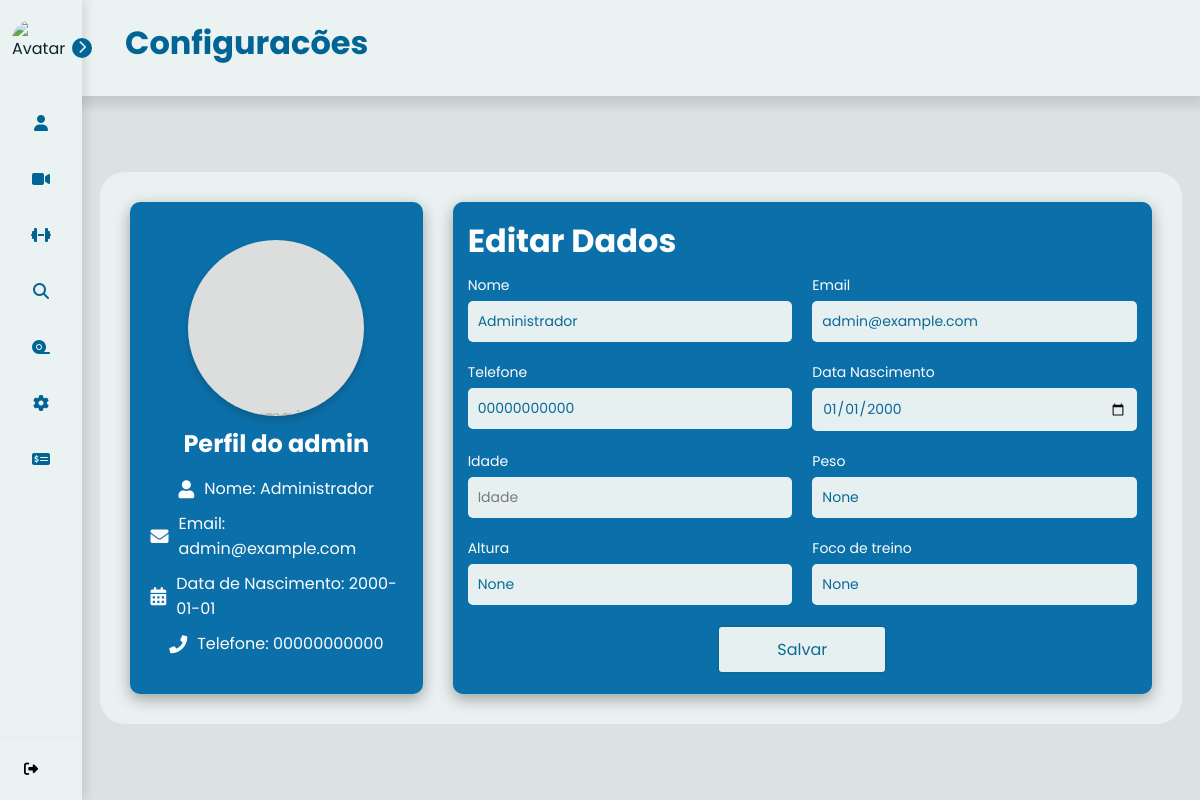
Screenshot of /configuracoes (signed in) with the database file from the repository.
### tables this page shows
CREATE TABLE users (
    use_id INTEGER PRIMARY KEY AUTOINCREMENT,
    use_nome TEXT NOT NULL,
    use_senha TEXT NOT NULL,
    use_email TEXT NOT NULL,
    use_telefone TEXT NOT NULL,
    use_data_nascimento DATE NOT NULL,
    use_genero TEXT NOT NULL,
    use_tipo_usuario TEXT NOT NULL,
    use_dias_treino INT,
    use_horario_treino TIME,
    use_dias_trabalho INT ,
    use_horario_trabalho TIME,
    use_idade INT,
    use_peso FLOAT,
    use_altura FLOAT,
    use_foco_treino VARCHAR(90), /*foco do treino que o aluno quer desenvolver*/
    use_tipo_treino VARCHAR(90), /*tipo do treino que o personal gosta de ensinar*/
    use_contador INTEGER DEFAULT 0
);

### controllers/ProfileController.py (the view, shortened to what this page needs)
@profile_bp.route('/configuracoes', methods=['GET', 'POST'])
@login_required
def configuracoes():
    userid = current_user.get_id()
    user = User.get(userid)
    um_user = User.one(userid)
    return render_template('configuracoes.html', user=um_user, user_info=user)

### app.py (called while the page is built)
@login_manager.user_loader
def load_user(user_id):
    return User.get(user_id)

### models/User.py (called while the page is built)
    def get_id(self):
        return self.id

    @classmethod
    def one(cls, id):
        conn = obter_conexao()
        cursor = conn.cursor()
        cursor.execute('SELECT * FROM users WHERE use_id = ?', (id,))
        consultar_user = cursor.fetchone()
        conn.close()
        return consultar_user

### models/__init__.py (called while the page is built)
def obter_conexao():
    conn = sqlite3.connect('database.db')
    conn.row_factory = sqlite3.Row
    return conn

### templates/configuracoes.html (shortened to what this page needs)
{% extends "base.html" %}
{% block titlePage %} Configuracões {% endblock %}
{% block content %}
<div class="profile-page">
    <div class="profile-container1">
        <label class="picture" for="picture__input" tabIndex="0">
            <span class="picture__image">Escolha uma imagem</span>
        </label>
        <h2>Perfil do {{ user_info.tipo_usuario}}</h2>
        <div class="profile-info1">
            <div class="info-item">
                <i class="fas fa-user"></i>
                <p>Nome: {{ user_info.nome }}</p>
            </div>
            <div class="info-item">
                <i class="fas fa-envelope"></i>
                <p>Email: {{ user_info.email }}</p>
            </div>
            <div class="info-item">
                <i class="fas fa-calendar-alt"></i>
                <p>Data de Nascimento: {{ user_info.data_nascimento }} </p>
            </div>
            <div class="info-item">
                <i class="fas fa-phone"></i>
                <p>Telefone: {{ user_info.telefone }}</p>
            </div>
        </div>
    </div>
    <div class="profile-container2">
        <div class="form">
            <h1>Editar Dados</h1>
            <form method="POST" action="/configuracoes">
                <div class="input-group">
                    <div class="input-box">
                        <label for="nome_edit">Nome</label>
                        <input id="nome_edit" type="text" name="nome_edit" placeholder="Insira seu nome" value="{{user.use_nome}}" required>
                    </div>
                    <div class="input-box">
                        <label for="email_edit">Email</label>
                        <input id="email_edit" type="text" name="email_edit" placeholder="Insira seu email" value="{{user.use_email}}" required>
                    </div>
                    <div class="input-box">
                        <label for="telefone_edit">Telefone</label>
                        <input id="telefone_edit" type="text" name="telefone_edit" placeholder="Insira seu Telefone" value="{{user.use_telefone}}" required>
                    </div>
                    <div class="input-box">
                        <label for="data_nascimento_edit">Data Nascimento</label>
                        <input name='data_nascimento_edit' type="date" id="data_nascimento_edit" value="{{user.use_data_nascimento}}" Placeholder="Data de nascimento" required>
                    </div>
                    <div class="input-box">
                        <label for="idade_edit">Idade</label>
                        <input name='idade_edit' type="number" id="idade_edit" value="{{user.use_idade}}" Placeholder="Idade" required>
                    </div>
                    <div class="input-box">
                        <label for="peso_edit">Peso</label>
                        <input name='peso_edit' type="text" id="peso_edit" value="{{user.use_peso}}" Placeholder="Peso" required>
                    </div>
                    <div class="input-box">
                        <label for="altura_edit">Altura</label>
                        <input name='altura_edit' type="text" id="altura_edit" value="{{user.use_altura}}" Placeholder="Altura" required>
                    </div>
                    <div class="input-box">
                        <label for="foco_treino_edit">Foco de treino</label>
                        <input name='foco_treino_edit' type="text" id="foco_treino_edit" value="{{user.use_foco_treino}}" Placeholder="Foco de Treino" required>
                    </div>
                </div>
                <div class="continue-button">
                    <button><a href="#">Salvar</a></button>
                </div>
            </form>
        </div>
    </div>
</div>
{% endblock %}

### templates/configuracoes.html (style rules this page uses)
:root { --techfit-100: #ffff; --techfit-200: #006aa7; --techfit-300: #247ba0; --techfit-400: #006494; --techfit-500: #e8f1f2; }
* { font-family: "Didact Gothic", sans-serif; margin: 0; padding: 0; box-sizing: border-box; }
body { display: flex; align-items: center; justify-content: center; width: 100%; height: 100vh; }
.profile-page { display: flex; width: 100%; height: 100%; }
.profile-container1 { display: flex; flex-direction: column; background-color: #006aa7; color:#fff; align-items: center; justify-content: center; margin: 0 auto; width: 40%; margin-right: 30px; padding: 2%; border-radius: 10px; box-shadow: 0 5px 15px rgba(0, 0, 0, 0.35); gap: 10px; }
.profile-container1 h2 { text-align: center; margin-bottom: 5px; color: #fff; }
.picture { width: 70%; height: 0; padding-top: 70%; background: #ddd; display: flex; align-items: center; justify-content: center; color: #aaa; cursor: pointer; transition: color 300ms ease-in-out, background 300ms ease-in-out; outline: none; overflow: hidden; border-radius: 50%; position: relative; box-shadow: 0 4px 8px rgba(0, 0, 0, 0.2); }
.profile-info1 { display: flex; flex-direction: column; align-items: center; justify-content: center; gap: 10px; width: 100%; }
.profile-info1 .info-item { display: flex; align-items: center; gap: 10px; font-size: 16px; }
.profile-info1 .info-item p { color:#fff; word-wrap: break-word; word-break: break-word; overflow-wrap: break-word; }
.profile-info1 .info-item i { font-size: 18px; }
.profile-container2 { display: flex; flex-direction: column; background-color: #006aa7; width: 100%; max-width: 100%; box-shadow: 0 5px 15px rgba(0, 0, 0, 0.35); border-radius: 10px; padding: 0; gap: 10px; box-sizing: border-box; overflow: hidden; }
h1 { text-align: left; color: #fff; margin-bottom: 10px; }
.form { display: flex; width: 100%; padding: 15px; justify-self: center; background-color: #006aa7; flex-direction: column; border-radius: 10px; }
.input-group { display: flex; flex-wrap: wrap; gap: 20px; }
.input-box { flex: 1 1 calc(50% - 20px); display: flex; flex-direction: column; }
.input-box label { font-size: 14px; color:#fff; margin-bottom: 5px; }
.input-box input, select { padding: 10px; border: none; border-radius: 5px; font-size: 14px; width: 100%; box-sizing: border-box; background-color: var(--techfit-500); color: var(--techfit-400); }
.continue-button { text-align: center; margin-top: 20px; }
.continue-button button { padding: 10px 20px; border: none; border-radius: 5px; font-size: 16px; cursor: pointer; transition: background-color 0.3s ease; width: 170px; margin-bottom: 5px; background-color: var(--techfit-500); color: var(--techfit-400); border: 2px solid; }
.continue-button button a { color: var(--techfit-400); text-decoration: none; }

### templates/base.html (style rules this page uses)
* { margin: 0; padding: 0; box-sizing: border-box; font-family: 'Poppins', sans-serif; }
body { display: flex; min-height: 100vh; background-color: #dbe2e2; padding-left: 82px; color: #0d2329; }

### rows the page displays
users: tipo_usuario "admin", nome "Administrador", email "admin@example.com", data_nascimento "2000-01-01", telefone "00000000000", nome_edit "Administrador", email_edit "admin@example.com", telefone_edit "00000000000", data_nascimento_edit "01/01/2000"
